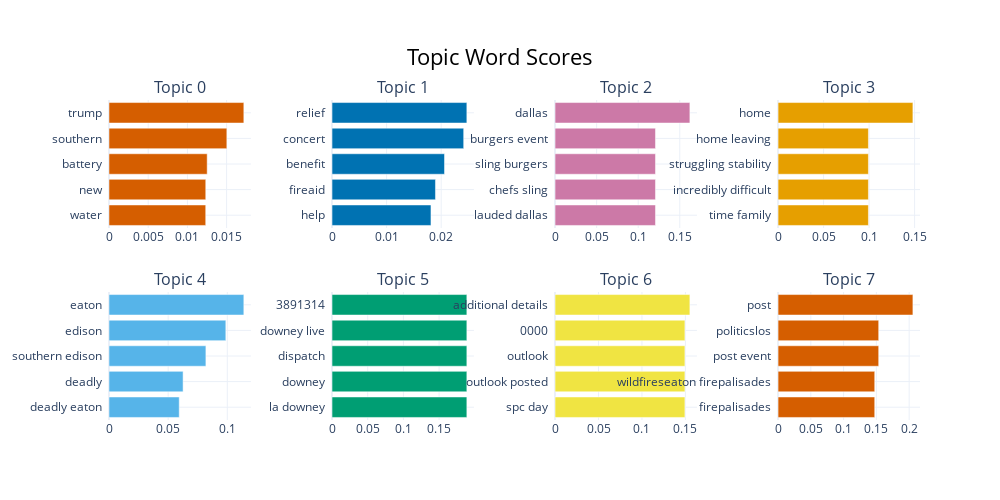

The code cell stored with this chart in its notebook:
### Code cell
model.visualize_barchart()

### Figure 1 — Plotly figure (JSON) as saved in the notebook; plotly's stock layout.template omitted (floating-point values rounded to 4 significant figures)
{"data": [{"marker": {"color": "#D55E00"}, "orientation": "h", "type": "bar", "x": [0.01234, 0.01234, 0.01252, 0.01503, 0.01719], "xaxis": "x", "y": ["water  ", "new  ", "battery  ", "southern  ", "trump  "], "yaxis": "y"}, {"marker": {"color": "#0072B2"}, "orientation": "h", "type": "bar", "x": [0.01813, 0.01895, 0.02061, 0.02412, 0.0247], "xaxis": "x2", "y": ["help  ", "fireaid  ", "benefit  ", "concert  ", "relief  "], "yaxis": "y2"}, {"marker": {"color": "#CC79A7"}, "orientation": "h", "type": "bar", "x": [0.1208, 0.1208, 0.1208, 0.1208, 0.1621], "xaxis": "x3", "y": ["lauded dallas  ", "chefs sling  ", "sling burgers  ", "burgers event  ", "dallas  "], "yaxis": "y3"}, {"marker": {"color": "#E69F00"}, "orientation": "h", "type": "bar", "x": [0.09925, 0.09925, 0.09925, 0.09925, 0.1481], "xaxis": "x4", "y": ["time family  ", "incredibly difficult  ", "struggling stability  ", "home leaving  ", "home  "], "yaxis": "y4"}, {"marker": {"color": "#56B4E9"}, "orientation": "h", "type": "bar", "x": [0.05938, 0.06264, 0.08193, 0.09878, 0.114], "xaxis": "x5", "y": ["deadly eaton  ", "deadly  ", "southern edison  ", "edison  ", "eaton  "], "yaxis": "y5"}, {"marker": {"color": "#009E73"}, "orientation": "h", "type": "bar", "x": [0.1889, 0.1889, 0.1889, 0.1889, 0.1889], "xaxis": "x6", "y": ["la downey  ", "downey  ", "dispatch  ", "downey live  ", "3891314  "], "yaxis": "y6"}, {"marker": {"color": "#F0E442"}, "orientation": "h", "type": "bar", "x": [0.1495, 0.1495, 0.1495, 0.1495, 0.1552], "xaxis": "x7", "y": ["spc day  ", "outlook posted  ", "outlook  ", "0000  ", "additional details  "], "yaxis": "y7"}, {"marker": {"color": "#D55E00"}, "orientation": "h", "type": "bar", "x": [0.1475, 0.1475, 0.1536, 0.1536, 0.2058], "xaxis": "x8", "y": ["firepalisades  ", "wildfireseaton firepalisades  ", "post event  ", "politicslos  ", "post  "], "yaxis": "y8"}], "layout": {"annotations": [{"font": {"size": 16}, "showarrow": false, "text": "Topic 0", "x": 0.0875, "xanchor": "center", "xref": "paper", "y": 1, "yanchor": "bottom", "yref": "paper"}, {"font": {"size": 16}, "showarrow": false, "text": "Topic 1", "x": 0.3625, "xanchor": "center", "xref": "paper", "y": 1, "yanchor": "bottom", "yref": "paper"}, {"font": {"size": 16}, "showarrow": false, "text": "Topic 2", "x": 0.6375, "xanchor": "center", "xref": "paper", "y": 1, "yanchor": "bottom", "yref": "paper"}, {"font": {"size": 16}, "showarrow": false, "text": "Topic 3", "x": 0.9125, "xanchor": "center", "xref": "paper", "y": 1, "yanchor": "bottom", "yref": "paper"}, {"font": {"size": 16}, "showarrow": false, "text": "Topic 4", "x": 0.0875, "xanchor": "center", "xref": "paper", "y": 0.4, "yanchor": "bottom", "yref": "paper"}, {"font": {"size": 16}, "showarrow": false, "text": "Topic 5", "x": 0.3625, "xanchor": "center", "xref": "paper", "y": 0.4, "yanchor": "bottom", "yref": "paper"}, {"font": {"size": 16}, "showarrow": false, "text": "Topic 6", "x": 0.6375, "xanchor": "center", "xref": "paper", "y": 0.4, "yanchor": "bottom", "yref": "paper"}, {"font": {"size": 16}, "showarrow": false, "text": "Topic 7", "x": 0.9125, "xanchor": "center", "xref": "paper", "y": 0.4, "yanchor": "bottom", "yref": "paper"}], "height": 500, "hoverlabel": {"bgcolor": "white", "font": {"family": "Rockwell", "size": 16}}, "showlegend": false, "title": {"font": {"color": "Black", "size": 22}, "text": "Topic Word Scores", "x": 0.5, "xanchor": "center", "yanchor": "top"}, "width": 1000, "xaxis": {"anchor": "y", "domain": [0, 0.175], "showgrid": true}, "xaxis2": {"anchor": "y2", "domain": [0.275, 0.45], "showgrid": true}, "xaxis3": {"anchor": "y3", "domain": [0.55, 0.725], "showgrid": true}, "xaxis4": {"anchor": "y4", "domain": [0.825, 1], "showgrid": true}, "xaxis5": {"anchor": "y5", "domain": [0, 0.175], "showgrid": true}, "xaxis6": {"anchor": "y6", "domain": [0.275, 0.45], "showgrid": true}, "xaxis7": {"anchor": "y7", "domain": [0.55, 0.725], "showgrid": true}, "xaxis8": {"anchor": "y8", "domain": [0.825, 1], "showgrid": true}, "yaxis": {"anchor": "x", "domain": [0.6, 1], "showgrid": true}, "yaxis2": {"anchor": "x2", "domain": [0.6, 1], "showgrid": true}, "yaxis3": {"anchor": "x3", "domain": [0.6, 1], "showgrid": true}, "yaxis4": {"anchor": "x4", "domain": [0.6, 1], "showgrid": true}, "yaxis5": {"anchor": "x5", "domain": [0, 0.4], "showgrid": true}, "yaxis6": {"anchor": "x6", "domain": [0, 0.4], "showgrid": true}, "yaxis7": {"anchor": "x7", "domain": [0, 0.4], "showgrid": true}, "yaxis8": {"anchor": "x8", "domain": [0, 0.4], "showgrid": true}}}
